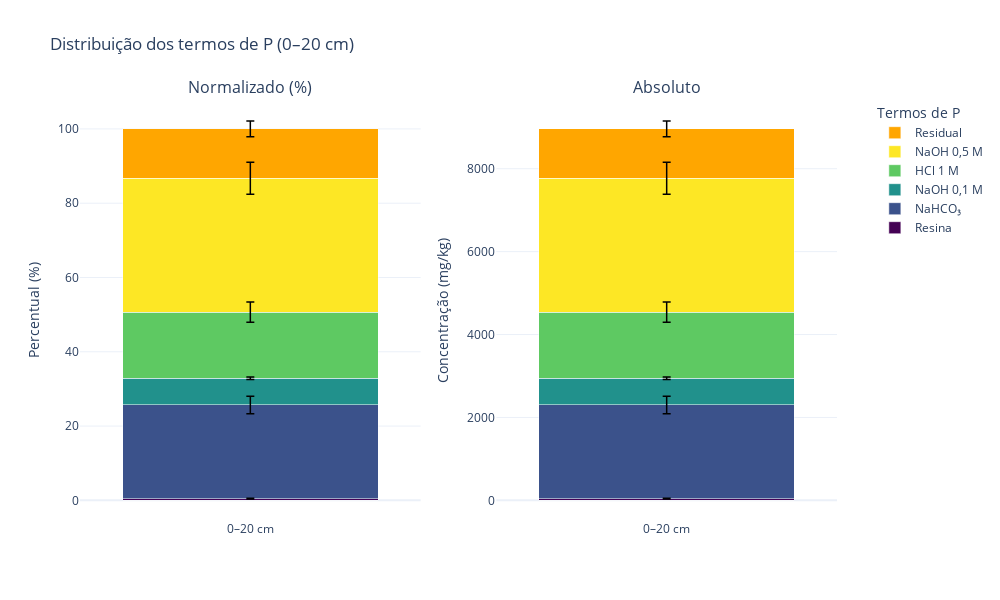

Write notebook code for a chart like this one.
### Code cell
nomes_termos = [
    "Resina",
    "NaHCO₃",
    "NaOH 0,1 M",
    "HCl 1 M",
    "NaOH 0,5 M",
    "Residual"
]

cores = ['#440154', '#3b528b', '#21918c', '#5ec962', '#fde725', '#ffa600']

fig = make_subplots(
    rows=1,
    cols=2,
    subplot_titles=("Normalizado (%)", "Absoluto"),
    shared_yaxes=False
)

def add_stacked_bars_with_errors(fig, medias, stds, col, cores, nomes):
    # Base acumulada para empilhamento manual
    bases = np.cumsum(np.insert(medias, 0, 0))[:-1]

    for i in range(len(medias)):
        # Barra empilhada
        fig.add_trace(go.Bar(
            x=["0–20 cm"],
            y=[medias[i]],
            base=[bases[i]],
            name=nomes[i],
            marker_color=cores[i],
            offsetgroup=str(i),
            showlegend=(col == 1)  # legenda apenas no primeiro gráfico
        ), row=1, col=col)

        # Linha do erro no topo de cada segmento
        fig.add_trace(go.Scatter(
            x=["0–20 cm"],
            y=[bases[i] + medias[i]],
            mode='lines',
            line=dict(color='black', width=1.5),
            error_y=dict(
                type='data',
                array=[stds[i]],
                visible=True,
                thickness=1.5,
                width=4,
                color='black'
            ),
            showlegend=False,
            hoverinfo='skip'
        ), row=1, col=col)


# --- Gráficos ---
add_stacked_bars_with_errors(fig, media_0_20_norm, std_0_20_norm, 1, cores, nomes_termos)
add_stacked_bars_with_errors(fig, media_0_20, std_0_20, 2, cores, nomes_termos)

# --- Layout ---
fig.update_layout(
    barmode='stack',
    title_text="Distribuição dos termos de P (0–20 cm)",
    yaxis_title="Percentual (%)",
    yaxis2_title="Concentração (mg/kg)",
    legend_title="Termos de P",
    legend=dict(x=1.05, y=1),
    bargap=0.25,
    width=1000,
    height=600,
    template="plotly_white"
)

fig.show()

### Figure 1 — Plotly figure (JSON) as saved in the notebook; plotly's stock layout.template omitted (floating-point values rounded to 4 significant figures)
{"data": [{"base": [0], "marker": {"color": "#440154"}, "name": "Resina", "offsetgroup": "0", "showlegend": true, "type": "bar", "x": ["0–20 cm"], "xaxis": "x", "y": [0.4705], "yaxis": "y"}, {"error_y": {"array": [0.1041], "color": "black", "thickness": 1.5, "type": "data", "visible": true, "width": 4}, "hoverinfo": "skip", "line": {"color": "black", "width": 1.5}, "mode": "lines", "showlegend": false, "type": "scatter", "x": ["0–20 cm"], "xaxis": "x", "y": [0.4705], "yaxis": "y"}, {"base": [0.4705], "marker": {"color": "#3b528b"}, "name": "NaHCO₃", "offsetgroup": "1", "showlegend": true, "type": "bar", "x": ["0–20 cm"], "xaxis": "x", "y": [25.22], "yaxis": "y"}, {"error_y": {"array": [2.363], "color": "black", "thickness": 1.5, "type": "data", "visible": true, "width": 4}, "hoverinfo": "skip", "line": {"color": "black", "width": 1.5}, "mode": "lines", "showlegend": false, "type": "scatter", "x": ["0–20 cm"], "xaxis": "x", "y": [25.69], "yaxis": "y"}, {"base": [25.69], "marker": {"color": "#21918c"}, "name": "NaOH 0,1 M", "offsetgroup": "2", "showlegend": true, "type": "bar", "x": ["0–20 cm"], "xaxis": "x", "y": [7.181], "yaxis": "y"}, {"error_y": {"array": [0.3461], "color": "black", "thickness": 1.5, "type": "data", "visible": true, "width": 4}, "hoverinfo": "skip", "line": {"color": "black", "width": 1.5}, "mode": "lines", "showlegend": false, "type": "scatter", "x": ["0–20 cm"], "xaxis": "x", "y": [32.87], "yaxis": "y"}, {"base": [32.87], "marker": {"color": "#5ec962"}, "name": "HCl 1 M", "offsetgroup": "3", "showlegend": true, "type": "bar", "x": ["0–20 cm"], "xaxis": "x", "y": [17.82], "yaxis": "y"}, {"error_y": {"array": [2.732], "color": "black", "thickness": 1.5, "type": "data", "visible": true, "width": 4}, "hoverinfo": "skip", "line": {"color": "black", "width": 1.5}, "mode": "lines", "showlegend": false, "type": "scatter", "x": ["0–20 cm"], "xaxis": "x", "y": [50.69], "yaxis": "y"}, {"base": [50.69], "marker": {"color": "#fde725"}, "name": "NaOH 0,5 M", "offsetgroup": "4", "showlegend": true, "type": "bar", "x": ["0–20 cm"], "xaxis": "x", "y": [36.02], "yaxis": "y"}, {"error_y": {"array": [4.3], "color": "black", "thickness": 1.5, "type": "data", "visible": true, "width": 4}, "hoverinfo": "skip", "line": {"color": "black", "width": 1.5}, "mode": "lines", "showlegend": false, "type": "scatter", "x": ["0–20 cm"], "xaxis": "x", "y": [86.71], "yaxis": "y"}, {"base": [86.71], "marker": {"color": "#ffa600"}, "name": "Residual", "offsetgroup": "5", "showlegend": true, "type": "bar", "x": ["0–20 cm"], "xaxis": "x", "y": [13.29], "yaxis": "y"}, {"error_y": {"array": [2.126], "color": "black", "thickness": 1.5, "type": "data", "visible": true, "width": 4}, "hoverinfo": "skip", "line": {"color": "black", "width": 1.5}, "mode": "lines", "showlegend": false, "type": "scatter", "x": ["0–20 cm"], "xaxis": "x", "y": [100.0], "yaxis": "y"}, {"base": [0], "marker": {"color": "#440154"}, "name": "Resina", "offsetgroup": "0", "showlegend": false, "type": "bar", "x": ["0–20 cm"], "xaxis": "x2", "y": [42.16], "yaxis": "y2"}, {"error_y": {"array": [9.332], "color": "black", "thickness": 1.5, "type": "data", "visible": true, "width": 4}, "hoverinfo": "skip", "line": {"color": "black", "width": 1.5}, "mode": "lines", "showlegend": false, "type": "scatter", "x": ["0–20 cm"], "xaxis": "x2", "y": [42.16], "yaxis": "y2"}, {"base": [42.16], "marker": {"color": "#3b528b"}, "name": "NaHCO₃", "offsetgroup": "1", "showlegend": false, "type": "bar", "x": ["0–20 cm"], "xaxis": "x2", "y": [2260.0], "yaxis": "y2"}, {"error_y": {"array": [211.8], "color": "black", "thickness": 1.5, "type": "data", "visible": true, "width": 4}, "hoverinfo": "skip", "line": {"color": "black", "width": 1.5}, "mode": "lines", "showlegend": false, "type": "scatter", "x": ["0–20 cm"], "xaxis": "x2", "y": [2302.0], "yaxis": "y2"}, {"base": [2302.0], "marker": {"color": "#21918c"}, "name": "NaOH 0,1 M", "offsetgroup": "2", "showlegend": false, "type": "bar", "x": ["0–20 cm"], "xaxis": "x2", "y": [643.5], "yaxis": "y2"}, {"error_y": {"array": [31.02], "color": "black", "thickness": 1.5, "type": "data", "visible": true, "width": 4}, "hoverinfo": "skip", "line": {"color": "black", "width": 1.5}, "mode": "lines", "showlegend": false, "type": "scatter", "x": ["0–20 cm"], "xaxis": "x2", "y": [2945.0], "yaxis": "y2"}, {"base": [2945.0], "marker": {"color": "#5ec962"}, "name": "HCl 1 M", "offsetgroup": "3", "showlegend": false, "type": "bar", "x": ["0–20 cm"], "xaxis": "x2", "y": [1597.0], "yaxis": "y2"}, {"error_y": {"array": [244.8], "color": "black", "thickness": 1.5, "type": "data", "visible": true, "width": 4}, "hoverinfo": "skip", "line": {"color": "black", "width": 1.5}, "mode": "lines", "showlegend": false, "type": "scatter", "x": ["0–20 cm"], "xaxis": "x2", "y": [4542.0], "yaxis": "y2"}, {"base": [4542.0], "marker": {"color": "#fde725"}, "name": "NaOH 0,5 M", "offsetgroup": "4", "showlegend": false, "type": "bar", "x": ["0–20 cm"], "xaxis": "x2", "y": [3228.0], "yaxis": "y2"}, {"error_y": {"array": [385.3], "color": "black", "thickness": 1.5, "type": "data", "visible": true, "width": 4}, "hoverinfo": "skip", "line": {"color": "black", "width": 1.5}, "mode": "lines", "showlegend": false, "type": "scatter", "x": ["0–20 cm"], "xaxis": "x2", "y": [7770.0], "yaxis": "y2"}, {"base": [7770.0], "marker": {"color": "#ffa600"}, "name": "Residual", "offsetgroup": "5", "showlegend": false, "type": "bar", "x": ["0–20 cm"], "xaxis": "x2", "y": [1191.0], "yaxis": "y2"}, {"error_y": {"array": [190.5], "color": "black", "thickness": 1.5, "type": "data", "visible": true, "width": 4}, "hoverinfo": "skip", "line": {"color": "black", "width": 1.5}, "mode": "lines", "showlegend": false, "type": "scatter", "x": ["0–20 cm"], "xaxis": "x2", "y": [8961.0], "yaxis": "y2"}], "layout": {"annotations": [{"font": {"size": 16}, "showarrow": false, "text": "Normalizado (%)", "x": 0.225, "xanchor": "center", "xref": "paper", "y": 1, "yanchor": "bottom", "yref": "paper"}, {"font": {"size": 16}, "showarrow": false, "text": "Absoluto", "x": 0.775, "xanchor": "center", "xref": "paper", "y": 1, "yanchor": "bottom", "yref": "paper"}], "bargap": 0.25, "barmode": "stack", "height": 600, "legend": {"title": {"text": "Termos de P"}, "x": 1.05, "y": 1}, "title": {"text": "Distribuição dos termos de P (0–20 cm)"}, "width": 1000, "xaxis": {"anchor": "y", "domain": [0, 0.45]}, "xaxis2": {"anchor": "y2", "domain": [0.55, 1]}, "yaxis": {"anchor": "x", "domain": [0, 1], "title": {"text": "Percentual (%)"}}, "yaxis2": {"anchor": "x2", "domain": [0, 1], "title": {"text": "Concentração (mg/kg)"}}}}
